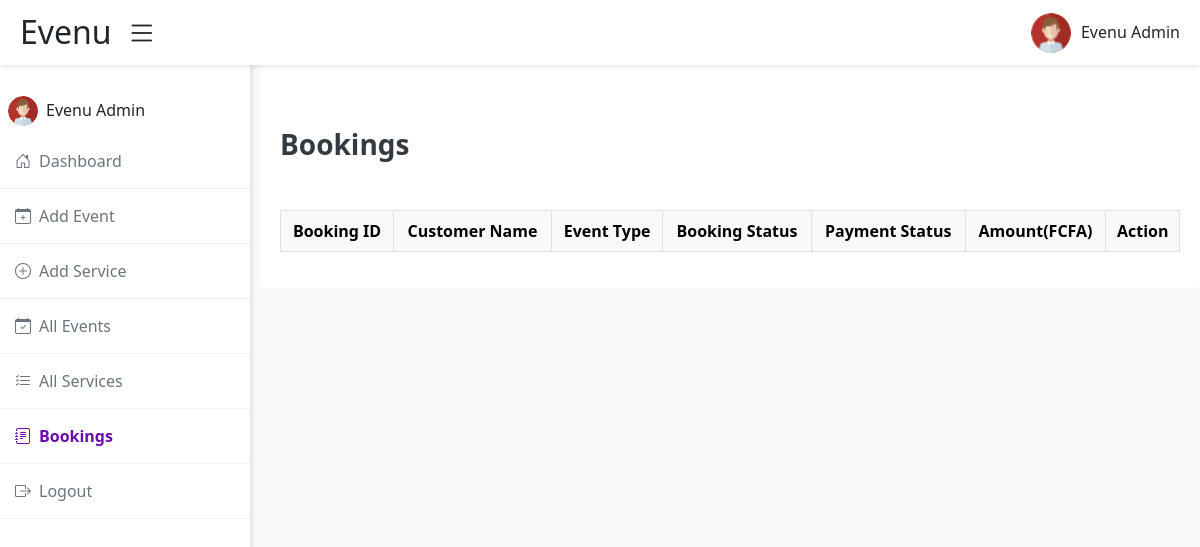
The app's page /admin/php/booking.php, older data.
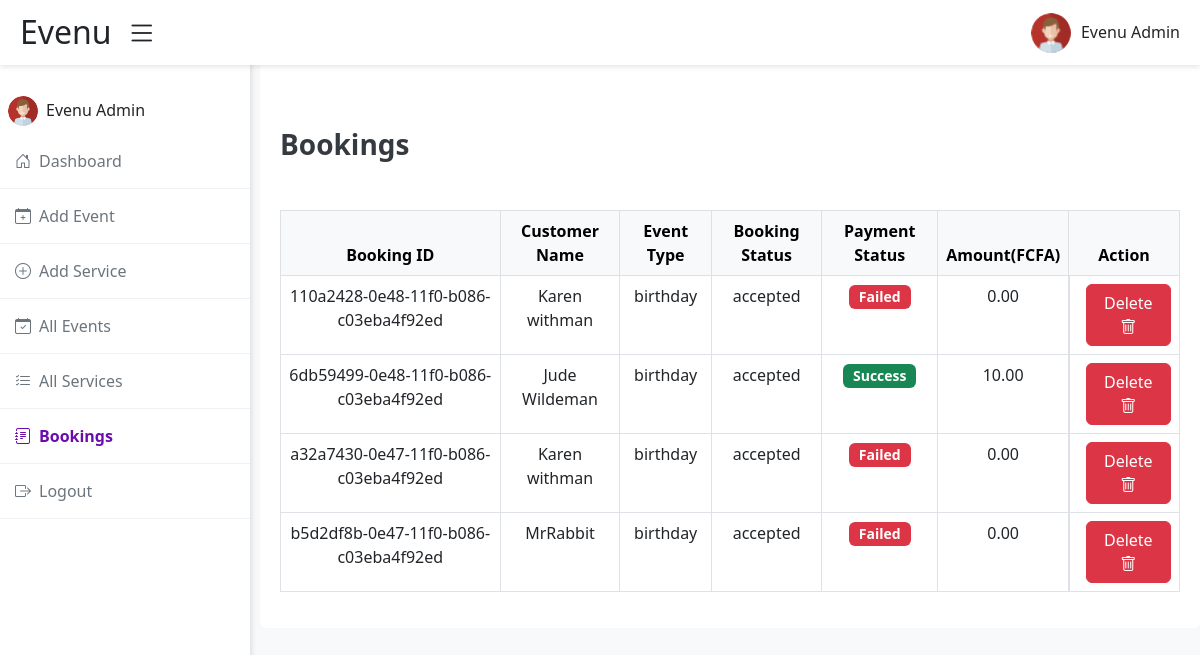
The same page, newer data.
### tables this page shows
CREATE TABLE `events` (
  `id` char(36) NOT NULL,
  `name` varchar(50) NOT NULL,
  `location` text NOT NULL,
  `email` varchar(50) NOT NULL,
  `phone_number` varchar(255) DEFAULT NULL,
  `service` varchar(10) DEFAULT NULL,
  `event` varchar(100) NOT NULL,
  `details` text NOT NULL,
  `status` enum('pending','accepted','declined') NOT NULL DEFAULT 'pending',
  `payment` tinyint(1) DEFAULT '0',
  `amount` decimal(15,2) DEFAULT '0.00'
);

### admin/php/booking.php (the view, shortened to what this page needs)
<?php
  require_once "../../authentication/php/dbconn.php";
  $stmt = $conn->prepare("SELECT * FROM events WHERE status = 'accepted' ");
  $stmt->execute();
  $events = $stmt->fetchAll(PDO::FETCH_ASSOC);
?>
<!DOCTYPE html>
<html lang="en">
<head>
    <link href="https://cdn.jsdelivr.net/npm/bootstrap@5.3.0/dist/css/bootstrap.min.css" rel="stylesheet">
    <link href="https://cdn.jsdelivr.net/npm/bootstrap-icons/font/bootstrap-icons.css" rel="stylesheet">
    <link rel="stylesheet" href="../css/home.css">
  </head>
<body>
  <div class="header">
    <div class="left-section">
      <h5 class="mb-0 fs-2">Evenu</h5>
      <span class="hamburger" id="hamburger-menu"><i class="bi bi-list"></i></span>
    </div>
    <div class="right-section">
      <div class="admin-info d-flex align-items-center">
        <img src="../../assets/images/admin.png" class="rounded-circle" alt="Admin">
        <div class="name">
          <h6 class="mb-0">Evenu Admin</h6>
        </div>
      </div>
    </div>
  </div>
  <div class="sidebar" id="sidebar">
      <div class="d-flex align-items-center mb-2 mt-3 m-2">
        <img src="../../assets/images/admin.png" class="rounded-circle me-2" alt="Admin">
        <div>
          <h5 class="mb-0 fs-6">Evenu Admin</h5>
        </div>
      </div>
      <a href="../index.php"><i class="bi bi-house-door me-2"></i> Dashboard</a>
      <a href="addEvent.php"><i class="bi bi-calendar-plus me-2"></i> Add Event</a>
      <a href="addService.php"><i class="bi bi-plus-circle me-2"></i> Add Service</a>
      <a href="allEvent.php"><i class="bi bi-calendar-check me-2"></i> All Events</a>
      <a href="allService.php"><i class="bi bi-list-check me-2"></i> All Services</a>
      <a href="#" class="active"><i class="bi bi-journal-text me-2"></i> Bookings</a>
      <a href="../../index.php"><i class="bi bi-box-arrow-right me-2"></i> Logout</a>
  </div>
  <div class="content bg-white rounded">
    <h4 class="mb-5 mt-5">Bookings</h4>
    <table class="table table-bordered table-hover">
        <thead class="table-light">
            <tr>
                <th>Booking ID</th>
                <th>Customer Name</th>
                <th>Event Type</th>
                <th>Booking Status</th>
                <th>Payment Status</th>
                <th>Amount(FCFA)</th>
                <th>Action</th>
            </tr>
        </thead>
        <tbody>
        <?php foreach ($events as $event): ?>
            <tr>
              <td><?php echo $event['id']; ?></td>
              <td><?php echo $event['name']; ?></td>
              <td><?php echo $event['event']; ?></td>
              <td><?php echo $event['status']; ?></td>
              <td>
                  <?php if($event['payment'] == false): ?>
                      <span class="badge bg-danger">Failed</span>
                  <?php else: ?>
                    <span class="badge bg-success">Success</span>
                  <?php endif ?>
              </td>
              <td><?php echo $event['amount']; ?></td>
              <td class="d-flex justify-content-center">
                <form action="delete_event.php" method="POST" class="m-0 ms-2">
                  <button type="submit" class="btn btn-danger text-white">
                    Delete <i class="bi bi-trash"></i>
                  </button>
                </form>
              </td>
            </tr>
          <?php endforeach; ?>
        </tbody>
    </table>
</div>
</body>
</html>

### admin/css/home.css (style rules this page uses)
body { background-color: #f8f9fa; margin: 0; }
.header { background-color: white; padding: 15px; box-shadow: 0 2px 5px rgba(0, 0, 0, 0.1); position: fixed; top: 0; left: 0; width: 100%; z-index: 999; display: flex; justify-content: space-between; align-items: center; padding: 10px 20px; }
.header .left-section { display: flex; align-items: center; }
.header .left-section h5 { margin-right: 15px; }
.header .hamburger { font-size: 30px; cursor: pointer; }
.header .right-section { display: flex; align-items: center; }
.header .right-section img { width: 40px; height: 40px; border-radius: 50%; }
.header .right-section .name { margin-left: 10px; }
.sidebar { width: 250px; background-color: #fff; position: fixed; top: 60px; bottom: 0; left: 0; padding-top: 20px; box-shadow: 2px 0px 5px rgba(0, 0, 0, 0.1); height: 100vh; transition: transform 0.3s ease-in-out; transform: translateX(0); }
.sidebar a { display: block; padding: 15px; text-decoration: none; color: #6c757d; font-size: 16px; border-bottom: 1px solid #f1f1f1; display: flex; align-items: center; }
.sidebar a.active { color: #6a0dad; font-weight: bold; }
.sidebar i { margin-right: 10px; }
.content { margin-left: 260px; padding: 50px; margin-top: 60px; padding: 20px; }
table { width: 100%; margin-top: 20px; border-collapse: collapse; }
table th, table td { padding: 10px; text-align: center; }
table th { background-color: #f8f9fa; }
table .table-light { background-color: #f8f9fa; }
table .badge { font-size: 14px; padding: 5px 10px; }
.left-section h5 { margin: 0; }
.right-section { display: flex; align-items: center; }
.hamburger { font-size: 24px; cursor: pointer; }
.content { padding: 20px; background-color: #f8f9fa; }
.content h4 { font-size: 1.75rem; font-weight: bold; color: #343a40; }

Row changes from the older to the newer data that the page shows:
added events: id "110a2428-0e48-11f0-b086-c03eba4f92ed", name "Karen withman", event "birthday", status "accepted", payment "Failed", amount "0.00"
added events: id "6db59499-0e48-11f0-b086-c03eba4f92ed", name "Jude Wildeman", event "birthday", status "accepted", payment "Success", amount "10.00"
added events: id "a32a7430-0e47-11f0-b086-c03eba4f92ed", name "Karen withman", event "birthday", status "accepted", payment "Failed", amount "0.00"
added events: id "b5d2df8b-0e47-11f0-b086-c03eba4f92ed", name "MrRabbit", event "birthday", status "accepted", payment "Failed", amount "0.00"
